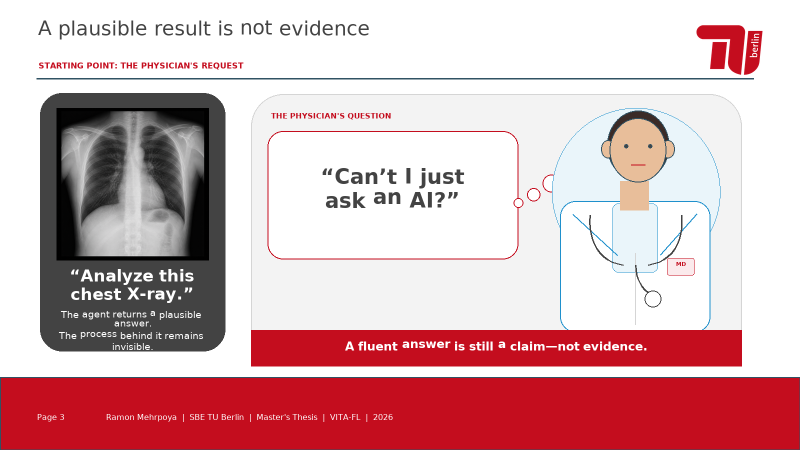
#> input picture concepts/page-03-physician-ai-question.png, 1600 x 900 px (shown at 1/2 size); its folder holds 5 pictures in this run
$ python render_page3_concepts.py
#> lines starting #> are read from the running program, lines starting #| are printed output that depends on the picture
### render_dfl_concepts.py
#!/usr/bin/env python3
"""Render three editable-slide design concepts as PNG previews."""

from __future__ import annotations

import math
from io import BytesIO
from pathlib import Path
from zipfile import ZipFile

from PIL import Image, ImageDraw, ImageFont


ROOT = Path(__file__).resolve().parent
PRESENTATION = ROOT
TEMPLATE = PRESENTATION / "TU_Berlin_Praesentation_Master_einfarbig_Rot.pptx"
OUTPUT = PRESENTATION / "concepts"

WIDTH = 1600
HEIGHT = 900
FOOTER_Y = 755

TU_RED = "#C40D1E"
DARK = "#434343"
WHITE = "#FFFFFF"
LIGHT = "#F3F3F3"
MID = "#B2B2B2"
BORDER = "#D5D5D5"
BLUE = "#1F90CC"
BLUE_TINT = "#EAF5FA"
GREEN = "#2F8F46"
GREEN_TINT = "#EAF6ED"
ORANGE = "#FF6C00"
ORANGE_TINT = "#FFF1E7"
RED_TINT = "#FBEAEC"

FONT_REGULAR = "/usr/share/fonts/truetype/dejavu/DejaVuSans.ttf"
FONT_BOLD = "/usr/share/fonts/truetype/dejavu/DejaVuSans-Bold.ttf"


def font(size: int, bold: bool = False):
    return ImageFont.truetype(FONT_BOLD if bold else FONT_REGULAR, size)


def centered(draw, xy, text, face, fill=DARK, anchor="mm"):
    draw.text(xy, text, font=face, fill=fill, anchor=anchor, align="center", spacing=3)


# [23 lines left out: function base_slide, not called in this run]


def rounded(draw, box, fill=WHITE, outline=BORDER, width=2, radius=18):
    draw.rounded_rectangle(box, radius=radius, fill=fill, outline=outline, width=width)


# [170 lines left out: functions hospital_icon_classic, hospital_icon_tower, hospital_icon_facade, hospital_icon_campus, hospital_icon_pin, hospital_icon_radiology and 5 more, not called in this run]


def footer_statement(draw, text):
    rounded(draw, (470, 686, 1450, 733), fill=RED_TINT, outline=TU_RED, width=2, radius=10)
    centered(draw, (960, 710), text, font(16, True), TU_RED)


# [189 lines left out: functions concept_a, concept_b, hospital_symbol_options, concept_c, main, not called in this run]


# [2 lines that do not run on import are left out]

### render_page3_concepts.py
#!/usr/bin/env python3
"""Render alternative Page 3 concepts without changing the production deck."""

from __future__ import annotations

from pathlib import Path

from PIL import Image, ImageDraw

from render_dfl_concepts import BORDER, DARK, LIGHT, TU_RED, WHITE, font, rounded


ROOT = Path(__file__).resolve().parent
PRESENTATION = ROOT
CONCEPTS = PRESENTATION / "concepts"
BASE = CONCEPTS / "page-03-physician-ai-question.png"
PHOTO = PRESENTATION / "assets" / "physician-editorial-photo.png"
PHOTO_TABLET = PRESENTATION / "assets" / "physician-editorial-photo-tablet.png"
ILLUSTRATION = PRESENTATION / "assets" / "physician-editorial-illustration.png"
ILLUSTRATION_TABLET = PRESENTATION / "assets" / "physician-editorial-illustration-tablet.png"

RIGHT = (502, 186, 1484, 733)


def cover(source: Image.Image, size: tuple[int, int], focus_x: float = 0.5) -> Image.Image:
    target_w, target_h = size
    ratio = max(target_w / source.width, target_h / source.height)
    resized = source.resize(
        (round(source.width * ratio), round(source.height * ratio)),
        Image.Resampling.LANCZOS,
    )
    left = round((resized.width - target_w) * focus_x)
    left = max(0, min(left, resized.width - target_w))
    top = max(0, (resized.height - target_h) // 2)
    return resized.crop((left, top, left + target_w, top + target_h))


def base_canvas() -> Image.Image:
    image = Image.open(BASE).convert("RGB")
#> image is the input picture: PIL image 1600x900 RGB; mean R, G, B 214, 175.1, 178.8
    draw = ImageDraw.Draw(image)
    draw.rectangle(RIGHT, fill=WHITE)
    return image


# [6 lines left out: function rounded_paste, not called in this run]


def translucent_box(image: Image.Image, box, fill, outline, radius=26, width=3):
    overlay = Image.new("RGBA", image.size, (0, 0, 0, 0))
    draw = ImageDraw.Draw(overlay)
    draw.rounded_rectangle(box, radius=radius, fill=fill, outline=outline, width=width)
    return Image.alpha_composite(image.convert("RGBA"), overlay).convert("RGB")


def variant_a_photo_panel() -> Image.Image:
    image = base_canvas()
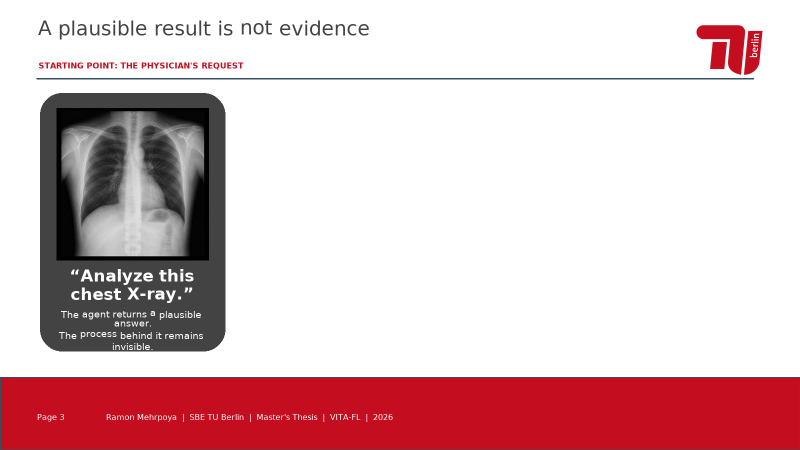
#> image: PIL image 1600x900 RGB (shown at 1/2 size); mean R, G, B 221.5, 191.6, 194.6
    photo = Image.open(PHOTO_TABLET).convert("RGB")
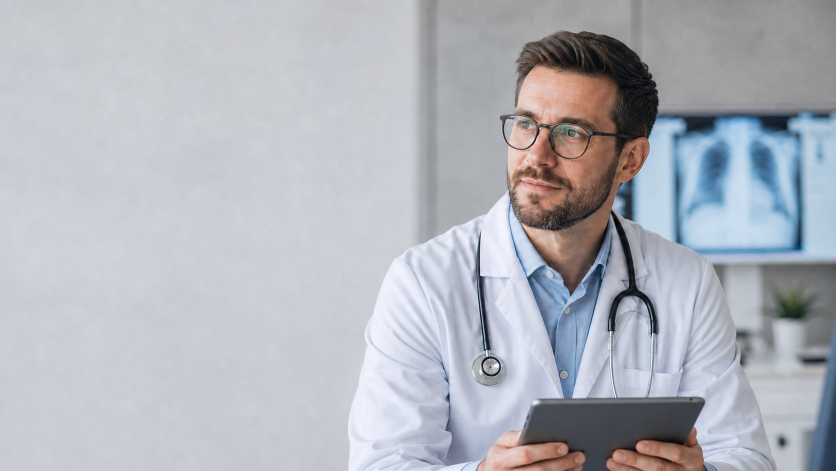
#> input picture assets/physician-editorial-photo-tablet.png, 1672 x 941 px (shown at 1/2 size)
#> photo is the input picture: PIL image 1672x941 RGB; mean R, G, B 177.3, 180, 187.7
    panel = cover(photo, (RIGHT[2] - RIGHT[0], RIGHT[3] - RIGHT[1]), focus_x=0.5)
#> in cover, `resized = source.resize( (round(source.width * ratio), round(source.he..`:
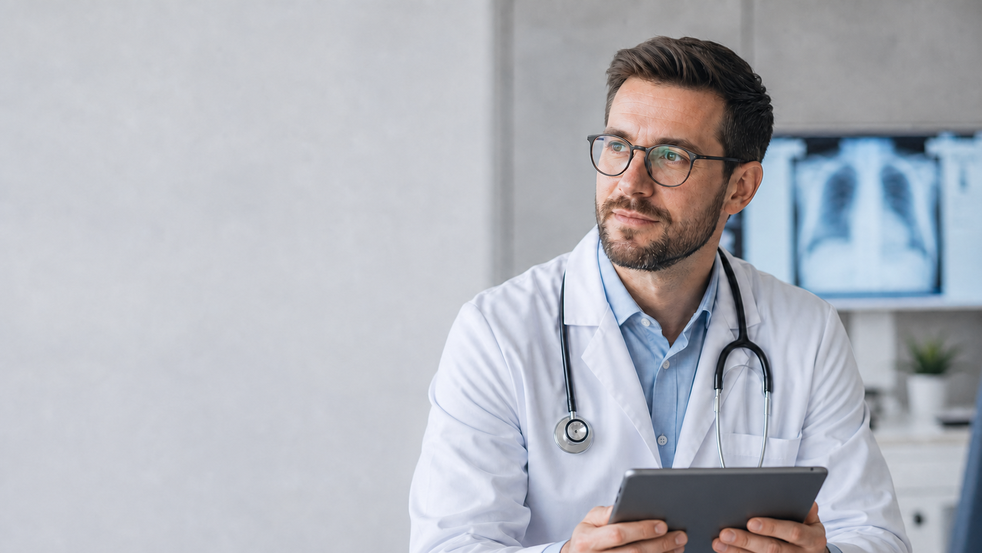
#> resized: PIL image 982x553 RGB; mean R, G, B 177.3, 180, 187.7
    image.paste(panel, RIGHT[:2])
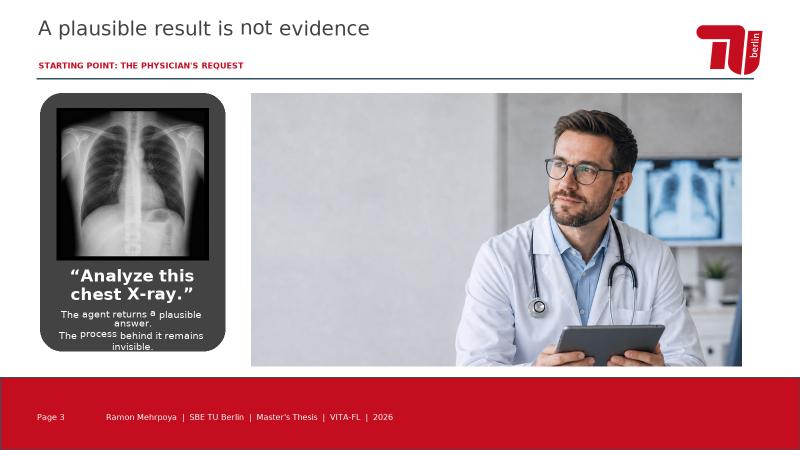
#> image: PIL image 1600x900 RGB (shown at 1/2 size); mean R, G, B 192.6, 163.7, 169.5

    image = translucent_box(
        image,
        (532, 236, 1000, 493),
        (255, 255, 255, 235),
        (196, 13, 30, 255),
        radius=28,
        width=3,
    )
#> in translucent_box, `overlay = Image.new("RGBA", image.size, (0, 0, 0, 0))`: overlay: PIL image 1600x900 RGBA; every value is 0
#> in translucent_box, `return Image.alpha_composite(image.convert("RGBA"), overlay).convert("..`:
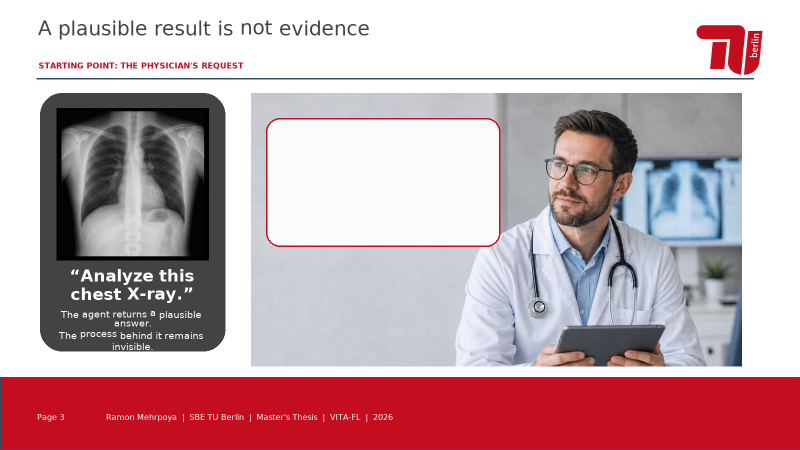
#> returned value: PIL image 1600x900 RGB (shown at 1/2 size); mean R, G, B 196.5, 166.9, 172.3
    draw = ImageDraw.Draw(image)
    draw.text((570, 270), "THE PHYSICIAN ASKS", font=font(17, True), fill=TU_RED)
    draw.multiline_text(
        (570, 330),
        "“Can’t I just\nask an AI?”",
        font=font(39, True),
        fill=DARK,
        spacing=8,
    )
    draw.rounded_rectangle((532, 550, 1000, 630), radius=18, fill=TU_RED)
    draw.multiline_text(
        (766, 590),
        "A fluent answer is still a claim—\nnot evidence.",
        font=font(18, True),
        fill=WHITE,
        anchor="mm",
        align="center",
        spacing=2,
    )
    return image


def variant_b_editorial_illustration() -> Image.Image:
    image = base_canvas()
#> (the run stopped early here; a loop or call above may not have finished)
